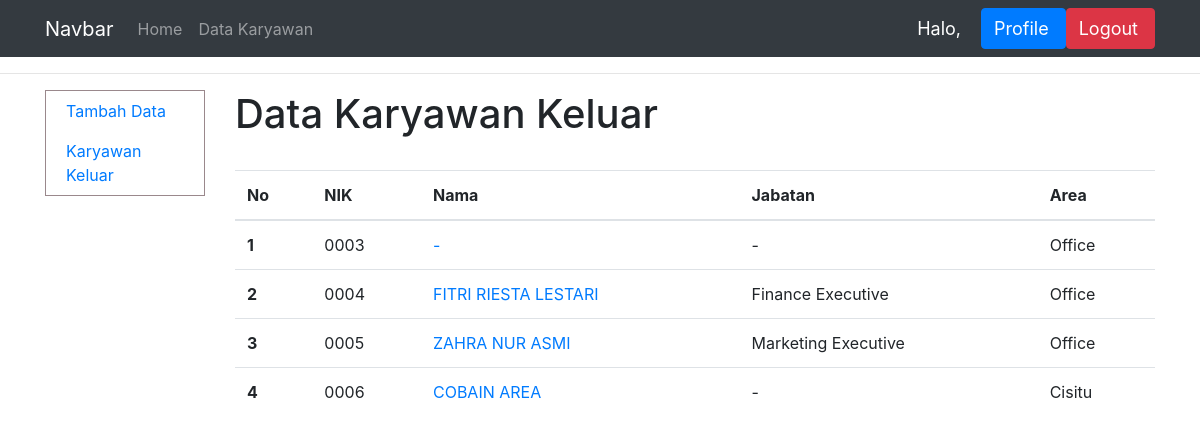
Page /karyawan_tidak_aktif/ (signed in) on the earlier database version.
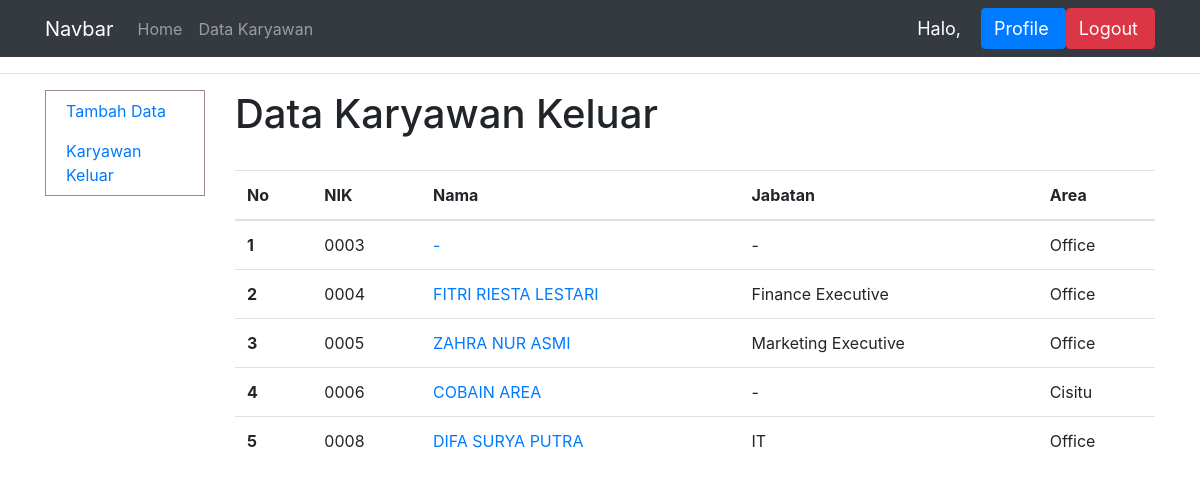
Same page on the later database version.
### dashboard/models.py (models this page shows, shortened)
class DataKaryawan(models.Model):
    AREA = (
        ('Office', 'Office'),
        ('Jatinangor', 'Jatinangor'),
        ('Cisitu', 'Cisitu'),
        ('Unjani', 'Unjani'),
        ('Metro', 'Metro'),
        ('Sukajadi', 'Sukajadi'),
        ('Telkom Sukabirus', 'Telkom Sukabirus'),
        ('Telkom Sukapura', 'Telkom Sukapura'),
    )
    JENIS_KELAMIN = (
        ('L', 'L'),
        ('P', 'P'),
    )
    PENDIDIKAN = (
        ('SD', 'SD'),
        ('SMP', 'SMP'),
        ('SMA/SMK', 'SMA/SMK'),
        ('D3', 'D3'),
        ('S1', 'S1'),
        ('S2', 'S2'),
        ('S3', 'S3'),
    )
    MARITAL = (
        ('BELUM MENIKAH', 'BELUM MENIKAH'),
        ('MENIKAH', 'MENIKAH'),
        ('CERAI', 'CERAI')
    )
    STATUS = (
        ('AKTIF','AKTIF'),
        ('KELUAR', 'KELUAR'),
    )
    nik = models.CharField(max_length=4, null=True)
    no_id_fingerprint = models.IntegerField()
    nama = models.CharField(max_length=100)
    area = models.CharField(max_length=30, choices=AREA)
    level_manajemen = models.CharField(max_length=40)
    nama_posisi = models.CharField(max_length=30)
    kode_posisi = models.CharField(max_length=5)
    status_jabatan = models.CharField(max_length=40, null=True)
    jabatan_baru = models.CharField(max_length=40, null=True)
    status_pegawai = models.CharField(max_length=50, null=True)
    tanggal_masuk = models.DateField('Tanggal Masuk', null=True)
    lama_bekerja = models.CharField(max_length=100, null=True)
    no_ktp = models.CharField(max_length=30, null=True)
    tempat_lahir = models.CharField(max_length=40, null=True)
    umur = models.IntegerField(null=True)
    tanggal_lahir = models.DateField('Tanggal Lahir', null=True)
    jenis_kelamin = models.CharField(max_length=1, choices=JENIS_KELAMIN)
    agama = models.CharField(max_length=20, null=True)
    pendidikan = models.CharField(max_length=10, choices=PENDIDIKAN)
    jurusan = models.CharField(max_length=40, null=True)
    alamat = models.CharField(max_length=100, null=True)
    no_hp = models.CharField(max_length=20)
    marital_status = models.CharField(max_length=20, choices=MARITAL)
    anak = models.IntegerField()
    no_rekening = models.CharField(max_length=100, null=True)
    bpjs_ketenagakerjaan = models.CharField(max_length=100, null=True)
    nama_darurat = models.CharField(max_length=100, null=True)
    alamat_darurat = models.CharField(max_length=100, null=True)
    hubungan_darurat = models.CharField(max_length=100, null=True)
    no_hp_darurat = models.CharField(max_length=100, null=True)
    status = models.CharField(max_length=100, null=True, choices=STATUS)
    tanggal_keluar = models.DateField('Tanggal Keluar', null=True)
    alasan_keluar = models.CharField(max_length=200, null=True)

### dashboard/views.py (the view)
# urls.py: path('karyawan_tidak_aktif/', views.karyawan_tidak_aktif, name='karyawan_tidak_aktif'),
@login_required(login_url='login')
def karyawan_tidak_aktif(request):
    d = DataKaryawan.objects.filter(status='KELUAR')
    context = {'nama' : request.user.first_name, 'data_kar':True, 'data' : d}
    return render(request, 'data_karyawan/karyawan_tidak_aktif.html', context)

### dashboard/templates/data_karyawan/karyawan_tidak_aktif.html
{% extends 'dashboard/main.html' %}
{% block content %}
<hr>
<div class="container">
    <div class="row">
        {% include 'data_karyawan/sidebar.html' %}
        <div class="col">
            <h1>Data Karyawan Keluar</h1>
            <br>
            <table class="table">
                <thead>
                    <tr>
                        <th scope="col">No</th>
                        <th scope="col">NIK</th>
                        <th scope="col">Nama</th>
                        <th scope="col">Jabatan</th>
                        <th scope="col">Area</th>
                    </tr>
                </thead>
                <tbody>
                    {% for isi in data %}
                    <tr>
                        <th scope="row">{{forloop.counter}}</th>
                        <td>{{isi.nik}}</td>
                        <td><a href="{% url 'detail' isi.id  %}">{{isi.nama}}</a></td>
                        <td>{{isi.nama_posisi}}</td>
                        <td>{{isi.area}}</td>
                    </tr>
                    {% endfor %}
                </tbody>
            </table>
        </div>
    </div>
</div>
{% endblock %}

Differences in the rows shown:
now on this page (row edited): DataKaryawan: nik "0008", nama "DIFA SURYA PUTRA", nama_posisi "IT", area "Office"
